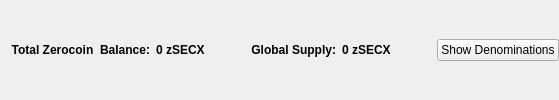
                       <widget class="QFrame" name="balanceSupplyFrame">
                        <layout class="QHBoxLayout" name="horizontalLayout_2" stretch="0,0,0,1,0">
                         <property name="rightMargin">
                          <number>0</number>
                         </property>
                         <item>
                          <layout class="QHBoxLayout" name="horizontalLayout_34">
                           <item>
                            <widget class="QLabel" name="labelzAvailableText_3">
                             <property name="font">
                              <font>
                               <weight>75</weight>
                               <bold>true</bold>
                              </font>
                             </property>
                             <property name="toolTip">
                              <string>Total Balance including unconfirmed and immature zSECX</string>
                             </property>
                             <property name="text">
                              <string>Total Zerocoin  Balance:</string>
                             </property>
                             <property name="alignment">
                              <set>Qt::AlignRight|Qt::AlignTrailing|Qt::AlignVCenter</set>
                             </property>
                            </widget>
                           </item>
                           <item>
                            <widget class="QLabel" name="labelzAvailableAmount_4">
                             <property name="minimumSize">
                              <size>
                               <width>40</width>
                               <height>0</height>
                              </size>
                             </property>
                             <property name="font">
                              <font>
                               <weight>75</weight>
                               <bold>true</bold>
                              </font>
                             </property>
                             <property name="toolTip">
                              <string>Total Balance including unconfirmed and immature zSECX</string>
                             </property>
                             <property name="text">
                              <string>0 zSECX</string>
                             </property>
                             <property name="alignment">
                              <set>Qt::AlignLeading|Qt::AlignLeft|Qt::AlignVCenter</set>
                             </property>
                            </widget>
                           </item>
                          </layout>
                         </item>
                         <item>
                          <spacer name="horizontalSpacer_32">
                           <property name="orientation">
                            <enum>Qt::Horizontal</enum>
                           </property>
                           <property name="sizeHint" stdset="0">
                            <size>
                             <width>40</width>
                             <height>20</height>
                            </size>
                           </property>
                          </spacer>
                         </item>
                         <item>
                          <layout class="QHBoxLayout" name="horizontalLayout_35">
                           <item>
                            <widget class="QLabel" name="labelZsupplyText_2">
                             <property name="font">
                              <font>
                               <weight>75</weight>
                               <bold>true</bold>
                              </font>
                             </property>
                             <property name="text">
                              <string>Global Supply:</string>
                             </property>
                             <property name="alignment">
                              <set>Qt::AlignRight|Qt::AlignTrailing|Qt::AlignVCenter</set>
                             </property>
                            </widget>
                           </item>
                           <item>
                            <widget class="QLabel" name="labelZsupplyAmount_2">
                             <property name="font">
                              <font>
                               <weight>75</weight>
                               <bold>true</bold>
                              </font>
                             </property>
                             <property name="text">
                              <string>0 zSECX</string>
                             </property>
                            </widget>
                           </item>
                          </layout>
                         </item>
                         <item>
                          <spacer name="horizontalSpacer_31">
                           <property name="orientation">
                            <enum>Qt::Horizontal</enum>
                           </property>
                           <property name="sizeHint" stdset="0">
                            <size>
                             <width>40</width>
                             <height>20</height>
                            </size>
                           </property>
                          </spacer>
                         </item>
                         <item>
                          <widget class="QPushButton" name="pushButtonShowDenoms">
                           <property name="toolTip">
                            <string>Show zSECX denominations list</string>
                           </property>
                           <property name="text">
                            <string>Show Denominations</string>
                           </property>
                          </widget>
                         </item>
                        </layout>
                       </widget>
